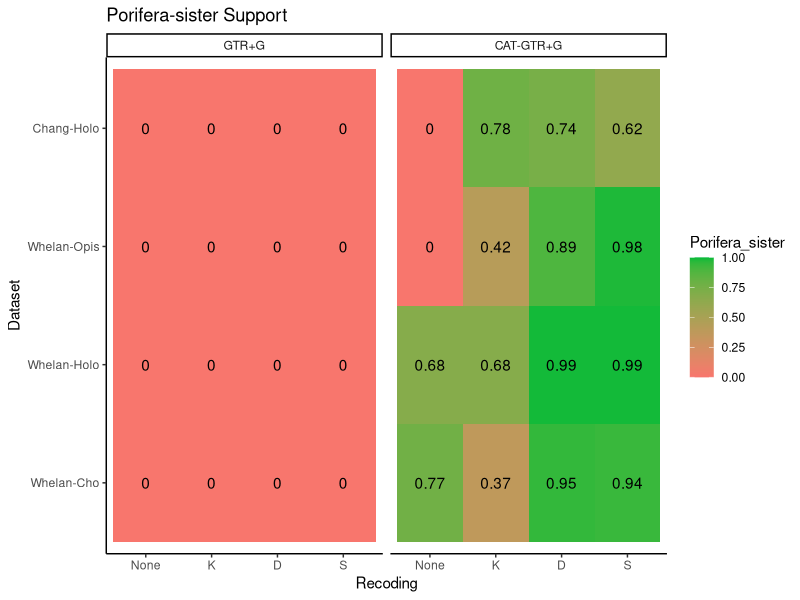
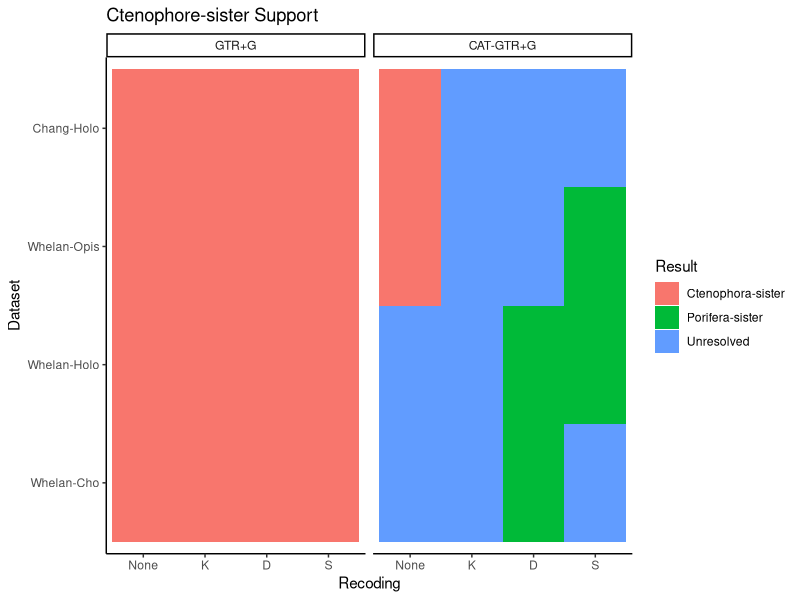

The R script that drew these images, in order:
## ---- chunk 1
knitr::opts_chunk$set(
	echo = TRUE,
	message = FALSE,
	warning = FALSE,
	echo=FALSE
	)
## ---- chunk 2

library( tidyverse )
library( magrittr )
library( scales )

D = read.table( "tidy_table_3.tsv", header=TRUE, stringsAsFactors=FALSE  )

D$Model = factor( D$Model, c("GTR+G", "CAT-GTR+G" ) ) 

D$Dataset = sub( "D20", "", D$Dataset )
D$Dataset = sub( "Chang", "Chang-Holo", D$Dataset )
D$Dataset = sub( "Opistho", "Opis", D$Dataset )
D$Dataset = sub( "Choano", "Cho", D$Dataset )
D$Dataset = factor( D$Dataset, c( "Whelan-Cho", "Whelan-Holo", "Whelan-Opis", "Chang-Holo" ) )

D$Recoding[ D$Recoding == "KGB-6" ] = "K"
D$Recoding[ D$Recoding == "Dayhoff-6" ] = "D"
D$Recoding[ D$Recoding == "SR-6" ] = "S"
D$Recoding = factor( D$Recoding, c("None", "K", "D", "S" ) )

pp_thresh = 0.95
D$Result = "Unresolved"
D$Result[ D$Porifera_sister >= pp_thresh ] = "Porifera-sister" 
D$Result[ D$Ctenophora_sister >= pp_thresh ] = "Ctenophora-sister" 
D$Result = factor( D$Result ) 

D$Convergence = "bad"
D$Convergence[ D$Maxdiff <= 1 ] = "possible"
D$Convergence[ D$Maxdiff <= 0.3 ] = "acceptable"
D$Convergence[ D$Maxdiff <= 0.1 ] = "good"
D$Convergence = factor( D$Convergence, c( "good", "acceptable", "possible", "bad" ) )

cteno_color = "#F8766D"
poro_color = "#00BA38"

## ---- chunk 3
D %>%
ggplot( aes( Recoding, Dataset ) ) + 
	geom_tile(aes(fill = Porifera_sister)) + 
	facet_wrap(~ Model) +
	scale_fill_gradient(low = cteno_color, high = poro_color, limits=c(0, 1)) + 
	geom_text(aes(label = Porifera_sister)) +
	ggtitle("Porifera-sister Support") +
	theme_classic()
## ---- chunk 4

D %>%
ggplot( aes( Recoding, Dataset ) ) + 
	geom_tile( aes( fill = Result ) ) + 
	facet_wrap( ~ Model ) +
	ggtitle("Ctenophore-sister Support") +
	theme_classic()

